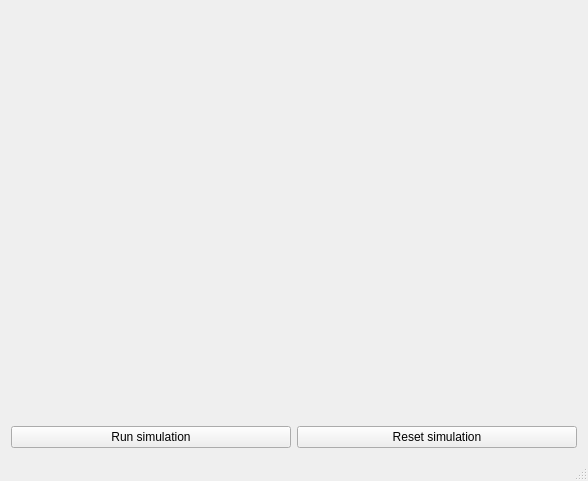
<?xml version="1.0" encoding="UTF-8"?>
<ui version="4.0">
 <class>MainWindow</class>
 <widget class="QMainWindow" name="MainWindow">
  <property name="geometry">
   <rect>
    <x>0</x>
    <y>0</y>
    <width>588</width>
    <height>481</height>
   </rect>
  </property>
  <property name="windowTitle">
   <string>Intersection Test</string>
  </property>
  <widget class="QWidget" name="centralWidget">
   <layout class="QVBoxLayout" name="verticalLayout">
    <item>
     <widget class="MapWidget" name="map" native="true">
      <property name="sizePolicy">
       <sizepolicy hsizetype="Preferred" vsizetype="MinimumExpanding">
        <horstretch>0</horstretch>
        <verstretch>0</verstretch>
       </sizepolicy>
      </property>
     </widget>
    </item>
    <item>
     <layout class="QHBoxLayout" name="horizontalLayout">
      <item>
       <widget class="QPushButton" name="runSim">
        <property name="text">
         <string>Run simulation</string>
        </property>
       </widget>
      </item>
      <item>
       <widget class="QPushButton" name="resetSim">
        <property name="text">
         <string>Reset simulation</string>
        </property>
       </widget>
      </item>
     </layout>
    </item>
   </layout>
  </widget>
  <widget class="QMenuBar" name="menuBar">
   <property name="geometry">
    <rect>
     <x>0</x>
     <y>0</y>
     <width>588</width>
     <height>22</height>
    </rect>
   </property>
  </widget>
  <widget class="QStatusBar" name="statusBar"/>
 </widget>
 <layoutdefault spacing="6" margin="11"/>
 <customwidgets>
  <customwidget>
   <class>MapWidget</class>
   <extends>QWidget</extends>
   <header>mapwidget.h</header>
   <container>1</container>
  </customwidget>
 </customwidgets>
 <resources/>
 <connections/>
</ui>
